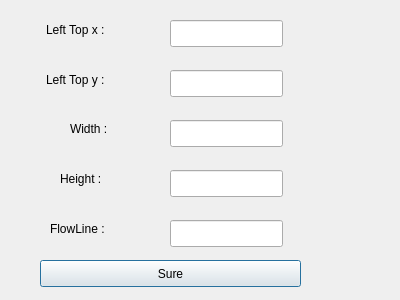
<?xml version="1.0" encoding="UTF-8"?>
<ui version="4.0">
 <class>Dialog</class>
 <widget class="QDialog" name="Dialog">
  <property name="geometry">
   <rect>
    <x>0</x>
    <y>0</y>
    <width>400</width>
    <height>300</height>
   </rect>
  </property>
  <property name="windowTitle">
   <string>Dialog</string>
  </property>
  <widget class="QLabel" name="label">
   <property name="geometry">
    <rect>
     <x>46</x>
     <y>20</y>
     <width>81</width>
     <height>20</height>
    </rect>
   </property>
   <property name="text">
    <string>Left Top x :</string>
   </property>
  </widget>
  <widget class="QLabel" name="label_2">
   <property name="geometry">
    <rect>
     <x>46</x>
     <y>70</y>
     <width>81</width>
     <height>20</height>
    </rect>
   </property>
   <property name="text">
    <string>Left Top y :</string>
   </property>
  </widget>
  <widget class="QLabel" name="label_3">
   <property name="geometry">
    <rect>
     <x>70</x>
     <y>120</y>
     <width>67</width>
     <height>17</height>
    </rect>
   </property>
   <property name="text">
    <string>Width :</string>
   </property>
  </widget>
  <widget class="QLabel" name="label_4">
   <property name="geometry">
    <rect>
     <x>60</x>
     <y>170</y>
     <width>67</width>
     <height>17</height>
    </rect>
   </property>
   <property name="text">
    <string>Height :</string>
   </property>
  </widget>
  <widget class="QLabel" name="label_5">
   <property name="geometry">
    <rect>
     <x>50</x>
     <y>220</y>
     <width>67</width>
     <height>17</height>
    </rect>
   </property>
   <property name="text">
    <string>FlowLine :</string>
   </property>
  </widget>
  <widget class="QLineEdit" name="lineEdit">
   <property name="geometry">
    <rect>
     <x>170</x>
     <y>20</y>
     <width>113</width>
     <height>27</height>
    </rect>
   </property>
  </widget>
  <widget class="QLineEdit" name="lineEdit_2">
   <property name="geometry">
    <rect>
     <x>170</x>
     <y>70</y>
     <width>113</width>
     <height>27</height>
    </rect>
   </property>
  </widget>
  <widget class="QLineEdit" name="lineEdit_3">
   <property name="geometry">
    <rect>
     <x>170</x>
     <y>120</y>
     <width>113</width>
     <height>27</height>
    </rect>
   </property>
  </widget>
  <widget class="QLineEdit" name="lineEdit_4">
   <property name="geometry">
    <rect>
     <x>170</x>
     <y>170</y>
     <width>113</width>
     <height>27</height>
    </rect>
   </property>
  </widget>
  <widget class="QLineEdit" name="lineEdit_5">
   <property name="geometry">
    <rect>
     <x>170</x>
     <y>220</y>
     <width>113</width>
     <height>27</height>
    </rect>
   </property>
  </widget>
  <widget class="QPushButton" name="pushButton">
   <property name="geometry">
    <rect>
     <x>40</x>
     <y>260</y>
     <width>261</width>
     <height>27</height>
    </rect>
   </property>
   <property name="text">
    <string>Sure</string>
   </property>
  </widget>
 </widget>
 <resources/>
 <connections/>
</ui>
